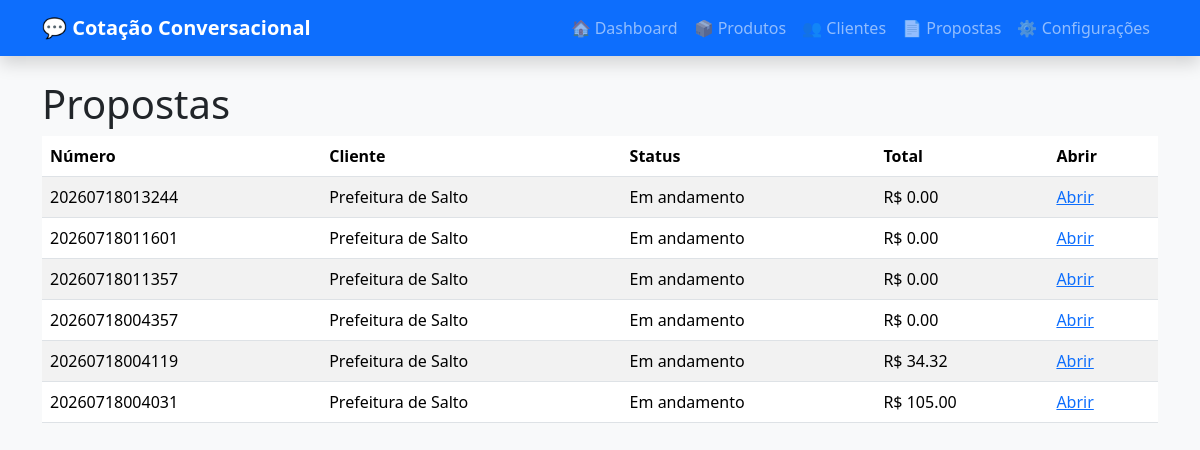
The page /propostas on the database its author committed.
### app/models/entities.py (models this page shows)
class Proposta(Base):
    __tablename__ = "propostas"
    id: Mapped[int] = mapped_column(primary_key=True)
    numero: Mapped[str] = mapped_column(
        String(30),
        unique=True,
        index=True,
    )
    cliente_id: Mapped[int | None] = mapped_column(
        ForeignKey("clientes.id"),
        nullable=True,
    )
    data: Mapped[datetime] = mapped_column(
        DateTime,
        default=datetime.utcnow,
    )
    status: Mapped[str] = mapped_column(
        String(30),
        default="Em andamento",
    )
    observacoes: Mapped[str | None] = mapped_column(
        Text,
        nullable=True,
    )
    valor_total: Mapped[Decimal] = mapped_column(
        Numeric(12, 2),
        default=0,
    )
    estado_chat: Mapped[dict | None] = mapped_column(
        JSON,
        nullable=True,
        default=dict,
    )
    cliente: Mapped[Cliente | None] = relationship()
    itens: Mapped[list["ItemProposta"]] = relationship(
        cascade="all, delete-orphan",
        back_populates="proposta",
    )
    mensagens: Mapped[list["MensagemConversa"]] = relationship(
        cascade="all, delete-orphan",
        back_populates="proposta",
    )

class Cliente(Base):
    __tablename__ = "clientes"
    id: Mapped[int] = mapped_column(primary_key=True)
    razao_social: Mapped[str] = mapped_column(String(255), index=True)
    nome_fantasia: Mapped[str | None] = mapped_column(String(255), nullable=True)
    cnpj: Mapped[str | None] = mapped_column(String(30), nullable=True)
    endereco: Mapped[str | None] = mapped_column(String(255), nullable=True)
    cidade: Mapped[str | None] = mapped_column(String(120), nullable=True)
    telefone: Mapped[str | None] = mapped_column(String(50), nullable=True)
    email: Mapped[str | None] = mapped_column(String(180), nullable=True)

### app/routers/web.py (the view)
@router.get("/propostas", response_class=HTMLResponse)
def tela_propostas(request: Request, db: Session = Depends(get_db)):
    propostas = db.query(Proposta).order_by(Proposta.data.desc()).all()
    return templates.TemplateResponse(
        request=request,
        name="lista.html",
        context={
            "request": request,
            "titulo": "Propostas",
            "colunas": ["Número", "Cliente", "Status", "Total", "Abrir"],
            "linhas": [[p.numero, p.cliente.razao_social if p.cliente else "-", p.status, f"R$ {p.valor_total:.2f}", f"<a href='/propostas/{p.id}'>Abrir</a>"] for p in propostas],
            "html_seguro": True,
        },
    )

### app/templates/lista.html
{% extends "base.html" %}
{% block content %}
<h1>{{ titulo }}</h1>
<table class="table table-striped">
  <thead><tr>{% for coluna in colunas %}<th>{{ coluna }}</th>{% endfor %}</tr></thead>
  <tbody>
    {% for linha in linhas %}
    <tr>{% for valor in linha %}<td>{% if html_seguro %}{{ valor|safe }}{% else %}{{ valor }}{% endif %}</td>{% endfor %}</tr>
    {% else %}
    <tr><td colspan="{{ colunas|length }}" class="text-muted text-center">Nenhum registro encontrado.</td></tr>
    {% endfor %}
  </tbody>
</table>
{% endblock %}

### app/templates/base.html (shortened to what this page needs)
<!doctype html>
<html lang="pt-br">
<head>
    <link
        href="https://cdn.jsdelivr.net/npm/bootstrap@5.3.3/dist/css/bootstrap.min.css"
        rel="stylesheet">
    <link
        href="/static/css/app.css"
        rel="stylesheet">
</head>
<body class="bg-light">
<nav class="navbar navbar-expand-lg navbar-dark bg-primary shadow">
    <div class="container">
        <a class="navbar-brand fw-bold" href="/">
            💬 Cotação Conversacional
        </a>
        <div class="collapse navbar-collapse" id="menu">
            <ul class="navbar-nav ms-auto">
                <li class="nav-item">
                    <a class="nav-link" href="/">
                        🏠 Dashboard
                    </a>
                </li>
                <li class="nav-item">
                    <a class="nav-link" href="/produtos">
                        📦 Produtos
                    </a>
                </li>
                <li class="nav-item">
                    <a class="nav-link" href="/clientes">
                        👥 Clientes
                    </a>
                </li>
                <li class="nav-item">
                    <a class="nav-link" href="/propostas">
                        📄 Propostas
                    </a>
                </li>
                <li class="nav-item">
                    <a class="nav-link" href="/configuracoes">
                        ⚙ Configurações
                    </a>
                </li>
            </ul>
        </div>
    </div>
</nav>
<main class="container py-4">
    {% block content %}
    {% endblock %}
</main>
</body>
</html>

### rows shown on the page
Proposta: numero "20260718013244", status "Em andamento"
Cliente: razao_social "Prefeitura de Salto"
Proposta: numero "20260718011601", status "Em andamento"
Proposta: numero "20260718011357", status "Em andamento"
Proposta: numero "20260718004357", status "Em andamento"
Proposta: numero "20260718004119", status "Em andamento"
Proposta: numero "20260718004031", status "Em andamento"

### other values the page prints
{{ titulo }} "Propostas"
{{ coluna }} "Número" "Cliente" "Status" "Total" "Abrir"
{{ valor|safe }} "R$ 0.00" "Abrir" "R$ 0.00" "Abrir" "R$ 0.00" "Abrir" "R$ 0.00" "Abrir" "R$ 34.32" "Abrir" "R$ 105.00" "Abrir"
